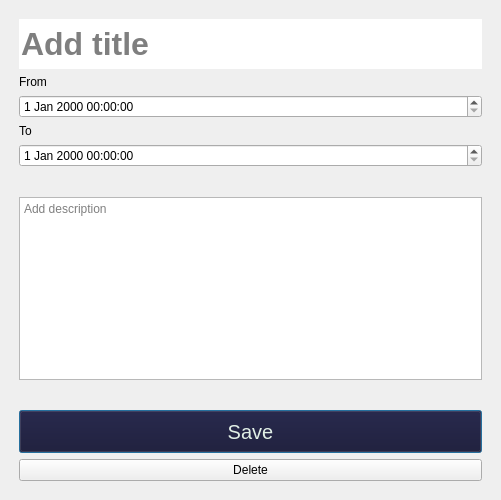
<?xml version="1.0" encoding="UTF-8"?>
<ui version="4.0">
 <class>AddTaskFormWeekly</class>
 <widget class="QDialog" name="AddTaskFormWeekly">
  <property name="geometry">
   <rect>
    <x>0</x>
    <y>0</y>
    <width>501</width>
    <height>500</height>
   </rect>
  </property>
  <property name="windowTitle">
   <string>Add New Task</string>
  </property>
  <layout class="QGridLayout" name="gridLayout">
   <property name="leftMargin">
    <number>10</number>
   </property>
   <property name="topMargin">
    <number>10</number>
   </property>
   <property name="rightMargin">
    <number>10</number>
   </property>
   <property name="bottomMargin">
    <number>10</number>
   </property>
   <property name="spacing">
    <number>5</number>
   </property>
   <item row="0" column="0">
    <widget class="QScrollArea" name="scrollArea">
     <property name="frameShape">
      <enum>QFrame::NoFrame</enum>
     </property>
     <property name="frameShadow">
      <enum>QFrame::Plain</enum>
     </property>
     <property name="widgetResizable">
      <bool>true</bool>
     </property>
     <widget class="QWidget" name="scrollAreaWidgetContents">
      <property name="geometry">
       <rect>
        <x>0</x>
        <y>0</y>
        <width>481</width>
        <height>480</height>
       </rect>
      </property>
      <layout class="QGridLayout" name="gridLayout_2">
       <item row="3" column="0">
        <widget class="QLabel" name="label_5">
         <property name="text">
          <string>To</string>
         </property>
        </widget>
       </item>
       <item row="4" column="0">
        <widget class="QDateTimeEdit" name="dateTimeEnd"/>
       </item>
       <item row="0" column="0">
        <widget class="QLineEdit" name="taskTitle">
         <property name="minimumSize">
          <size>
           <width>0</width>
           <height>50</height>
          </size>
         </property>
         <property name="font">
          <font>
           <pointsize>24</pointsize>
           <weight>75</weight>
           <bold>true</bold>
          </font>
         </property>
         <property name="maxLength">
          <number>1024</number>
         </property>
         <property name="frame">
          <bool>false</bool>
         </property>
         <property name="placeholderText">
          <string>Add title</string>
         </property>
        </widget>
       </item>
       <item row="11" column="0">
        <widget class="QFrame" name="frame_3">
         <property name="sizePolicy">
          <sizepolicy hsizetype="Preferred" vsizetype="Preferred">
           <horstretch>0</horstretch>
           <verstretch>0</verstretch>
          </sizepolicy>
         </property>
         <property name="frameShape">
          <enum>QFrame::NoFrame</enum>
         </property>
         <property name="frameShadow">
          <enum>QFrame::Raised</enum>
         </property>
         <layout class="QHBoxLayout" name="horizontalLayout_3"/>
        </widget>
       </item>
       <item row="8" column="0">
        <widget class="QFrame" name="frame">
         <property name="frameShape">
          <enum>QFrame::NoFrame</enum>
         </property>
         <property name="frameShadow">
          <enum>QFrame::Raised</enum>
         </property>
         <layout class="QHBoxLayout" name="horizontalLayout"/>
        </widget>
       </item>
       <item row="2" column="0">
        <widget class="QDateTimeEdit" name="dateTimeStart"/>
       </item>
       <item row="12" column="0">
        <widget class="QPushButton" name="pbSaveTask">
         <property name="font">
          <font>
           <pointsize>-1</pointsize>
          </font>
         </property>
         <property name="styleSheet">
          <string notr="true">background-color: #160c28;
color: #e1efe6;
height: 35px;
font-size: 20px;</string>
         </property>
         <property name="text">
          <string>Save</string>
         </property>
        </widget>
       </item>
       <item row="10" column="0">
        <widget class="QPlainTextEdit" name="taskDesc">
         <property name="placeholderText">
          <string>Add description</string>
         </property>
        </widget>
       </item>
       <item row="1" column="0">
        <widget class="QLabel" name="label_4">
         <property name="text">
          <string>From</string>
         </property>
        </widget>
       </item>
       <item row="13" column="0">
        <widget class="QPushButton" name="pbDeleteTask">
         <property name="text">
          <string>Delete</string>
         </property>
        </widget>
       </item>
      </layout>
     </widget>
    </widget>
   </item>
  </layout>
 </widget>
 <resources/>
 <connections/>
</ui>
